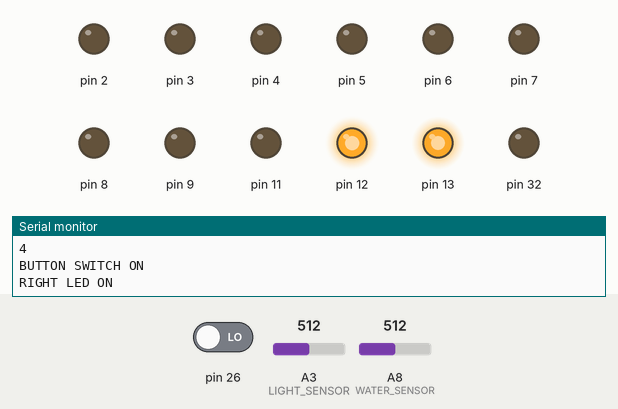
Simulated run of this sketch. Board: Arduino Mega 2560, built with avr-gcc and run on an emulated ATmega2560. Parts: output pins drawn as LEDs (lit = HIGH), the last lines printed to the serial monitor. Dashed ring = blinking. Inputs (shaded band) come from the test bench; at power-on: A8 (WATER_SENSOR) = 512, pin 26 LOW, A3 (LIGHT_SENSOR) = 512.

Above: at 10.6 s.
11.9 s: A8 (WATER_SENSOR) set to 306
At 12.4 s:
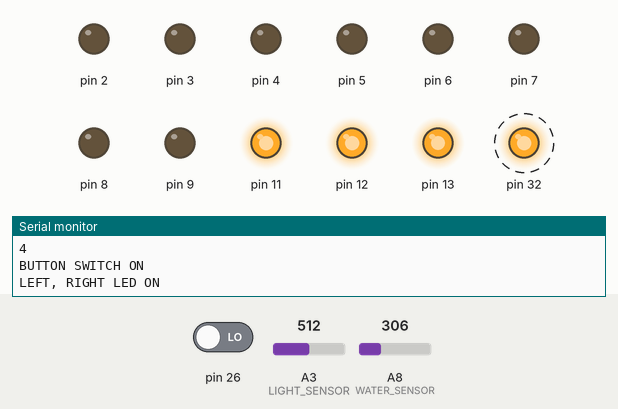
18.6 s: pin 26 driven HIGH
At 20.47 s:
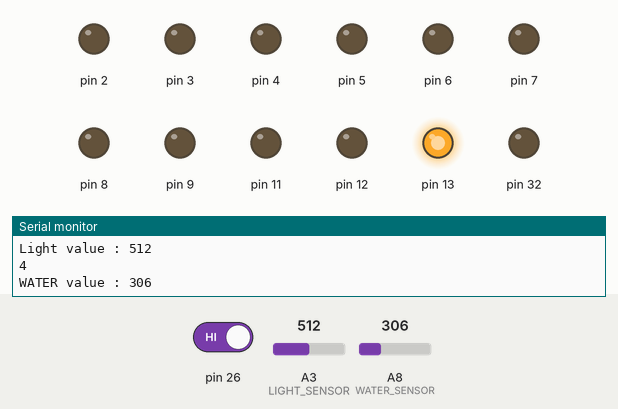
25.3 s: A3 (LIGHT_SENSOR) set to 345
32.0 s: A3 (LIGHT_SENSOR) set to 319
At 32.87 s:
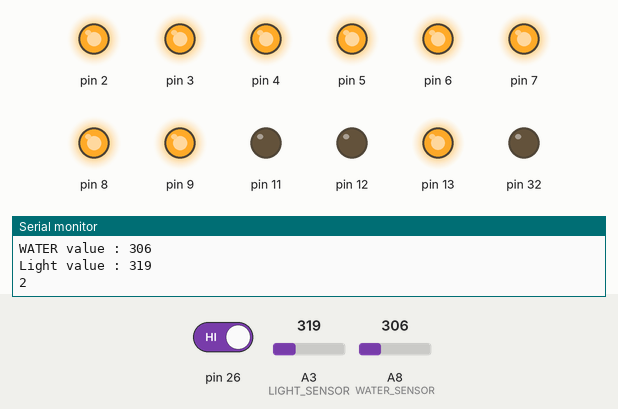
38.7 s: pin 26 driven LOW
At 40.3 s:
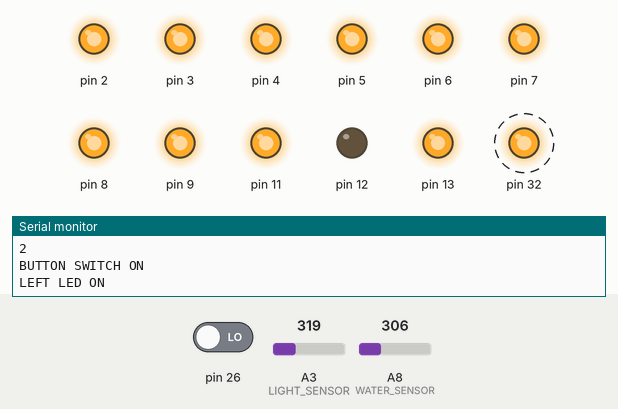
45.4 s: A3 (LIGHT_SENSOR) set to 511
At 47.0 s:
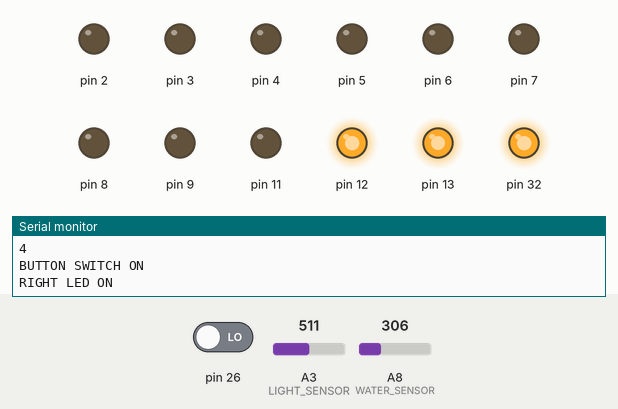
Timing chart, 0 to 62.7 s (numbered marks = the images above; inputs shaded):
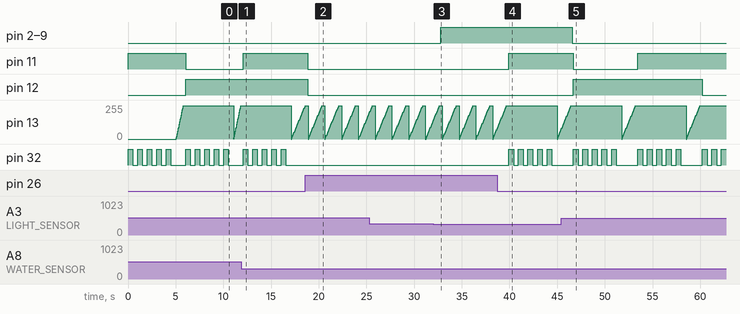

Measured:
- the behaviour switches between 331 and 330 on A3 (LIGHT_SENSOR) (found by bisection; images 2 and 3)
- after the input at 11.9 s, pin 12: stays HIGH (without the input it goes to LOW after 6.2 s); pin 32: goes on until 16.6 s, then stays LOW
- after the input at 18.6 s, pin 11: HIGH → LOW after 0.22 s; pin 32: stops changing and stays LOW
- after the input at 32.0 s, pin 2–9: LOW → HIGH after 0.80 s
- after the input at 38.7 s, pin 11: LOW → HIGH after 1.2 s; pin 32: alternates HIGH for 0.50 s and LOW for 0.50 s, starting after 1.2 s
- after the input at 45.4 s, pin 2–9: HIGH → LOW after 1.2 s
- by itself, pin 13: ramps from 0/255 to 250/255 and jumps back, once every 6.8 s

The sketch:

Car_Simulation.ino
```cpp
const uint8_t LEFT_LED {11U};
const uint8_t RIGHT_LED {12U};
const uint8_t RELAY_SWITCH {32U};
const uint8_t BUTTON_SWITCH {26U};
const uint8_t WATER_SENSOR {A8};
const uint8_t SERVOR_MOTOR {13U};
const uint8_t LIGHT_SENSOR {A3};
const uint8_t LEDS[]{2U,3U,4U,5U,6U,7U,8U,9U};

void setup() {
  // put your setup code here, to run once:
    Serial.begin(115200UL);  // unsigned long -> 32bit
    pinMode(LEFT_LED, OUTPUT);
    pinMode(RIGHT_LED, OUTPUT);
    pinMode(RELAY_SWITCH, OUTPUT);
    pinMode(BUTTON_SWITCH, INPUT);  //PULL-UP SWITCH;
    pinMode(WATER_SENSOR, INPUT);
    pinMode(SERVOR_MOTOR, OUTPUT);
    pinMode(LIGHT_SENSOR, INPUT);
    for(auto&&i : LEDS){  //LED 셋팅
    pinMode(i,OUTPUT);
    }
}

void loop() {
  // put your main code here, to run repeatedly:
    static uint8_t button_count {0u};
    static bool button_switch_state {false};
    digitalWrite(LEFT_LED, LOW);
    digitalWrite(RIGHT_LED, LOW);
    digitalWrite(RELAY_SWITCH, LOW);  //초기화

    if(!digitalRead(BUTTON_SWITCH)) {
      Serial.println(F("BUTTON SWITCH ON"));
      ++button_count;
      if(button_count == 3) button_count = 0;
      if(button_count % 3 == 1) {
        digitalWrite(LEFT_LED, HIGH);
        Serial.println(F("LEFT LED ON"));
        for(uint8_t i {0u}; i < 5; ++i) {
          digitalWrite(RELAY_SWITCH, HIGH);
          delay(500UL);
          digitalWrite(RELAY_SWITCH, LOW);
          delay(500UL);
        }
      } else if(button_count % 3 == 2) {
        digitalWrite(RIGHT_LED, HIGH);
        Serial.println(F("RIGHT LED ON"));
        for(uint8_t i {0u}; i < 5; ++i) {
          digitalWrite(RELAY_SWITCH, HIGH);
          delay(500UL);
          digitalWrite(RELAY_SWITCH, LOW);
          delay(500UL);
      }
    } else {
        digitalWrite(LEFT_LED, HIGH);
        digitalWrite(RIGHT_LED, HIGH);
        Serial.println(F("LEFT, RIGHT LED ON"));
        for(uint8_t i {0u}; i < 5; ++i) {
          digitalWrite(RELAY_SWITCH, HIGH);
          delay(500UL);
          digitalWrite(RELAY_SWITCH, LOW);
          delay(500UL);
      }
    }
  }
  delay(50UL);
    uint16_t water_value = analogRead(WATER_SENSOR);
    water_value = constrain(water_value, 0, 580);
    uint16_t mapped_value = map(water_value, 0, 580, 100, 20);
    if(water_value > 5) {  //비를 감지
        for(int i = 0; i < 256; i += 10) {
          analogWrite(SERVOR_MOTOR, i);
          delay(mapped_value);
        }
    }
    Serial.print(F("WATER value : "));
    Serial.println(water_value);
    delay(100UL); //0.1 second

  uint16_t light_value = analogRead(LIGHT_SENSOR);
    light_value = constrain(light_value, 31, 730);
    uint16_t mapped_light_value = map(light_value, 31, 730, 0, 7);
    Serial.print(F("Light value : "));
    Serial.println(light_value);
    Serial.println(mapped_light_value);
    for(int i = 0; i < 8; ++i){
          digitalWrite(LEDS[i], LOW);
        }
      if(mapped_light_value >=3){
        for(int i = 0; i < 7 ; ++i){
          digitalWrite(LEDS[i], LOW);
        }
      }
      if(mapped_light_value < 3){
        for(int i = 0; i < 8; ++i){
          digitalWrite(LEDS[i], HIGH);
        }
      }
    delay(100UL);
}
```
